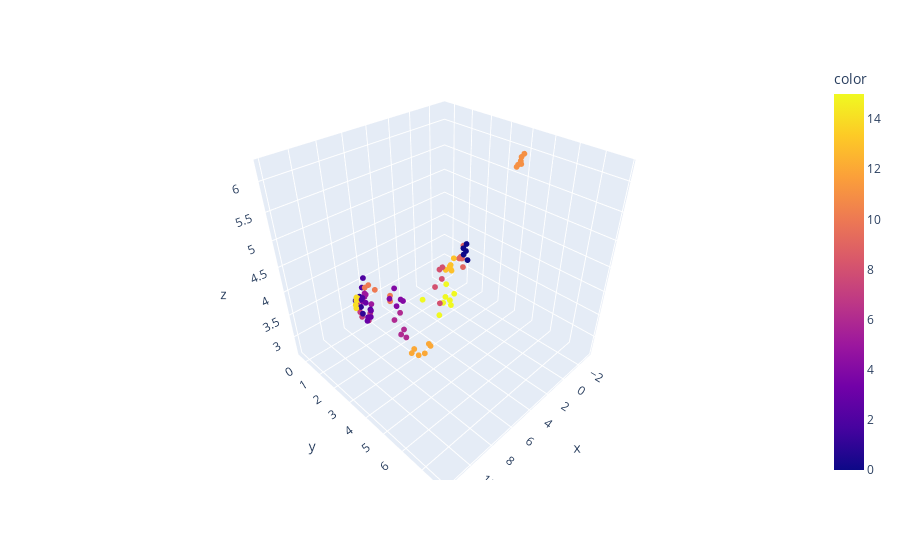

Notebook code for this chart:
### Code cell
import plotly.express as px
import pandas as pd

# Create a sample data frame with three variables
df = pd.DataFrame(embedded_data, columns=['x','y','z'])
df['color'] = label_list

# Create the 3D scatter plot using Plotly
fig = px.scatter_3d(df, x='x', y='y', z='z', color='color')
fig.update_traces(marker=dict(size=2))
# Show the plot
fig.show()
